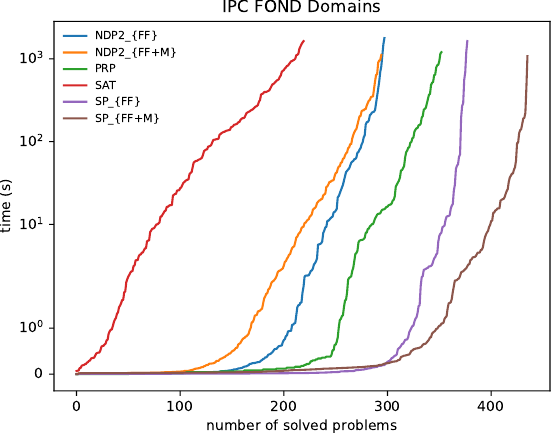

The script that saved this image:
#!/usr/bin/python
## libraries to install
# sudo apt-get install -y python3-pip
# pip3 install pandas

import sys, os

if len(sys.argv) > 1 and \
    ( sys.argv[1] == '-h' or sys.argv[1] == '--help'):
    print("usage: python3 table.py [-o] [-h]")
    print("optional arguments:")
    print("  -h, --help            show this help message and exit")
    exit(1)

from collections import OrderedDict, defaultdict
import pandas as pd
import numpy as np
import matplotlib.pyplot as plt

ex_results = ['SP$_{M}$.csv', 'SP$_{FD}$.csv', 'SP$_{PROBE}$.csv', 'SP$_{LPG-TD}$.csv']
# ex_results = ['PRP.csv', 'NDP2.csv', 'SP.csv', 'SP$_{FD}$.csv', 'SP$_{FF}$.csv', 'SP$_{M}$.csv', 'SP$_{LPG-TD}$.csv']

# load a list of domains (directories)
domains = sorted([d for d in os.listdir(r'.') if os.path.isdir(d) and not d == 'output'])

# store planning time for all problems (only solvables)
planning_time = defaultdict(list)

# read the result of planners in every domain
for domain in domains:
    print(domain)

    for planner in sorted(os.listdir(domain)):
        # ignore dummy files remained from libre office
        if planner.startswith('.~'): continue

        # exclude some files
        if planner in ex_results: continue

        # load the csv file and convert nan to '0'
        df = pd.read_csv(domain+'/'+planner,header=0).fillna(0)
        # print(df)

        # refine the name of the file (planner)
        planner = os.path.splitext(os.path.basename(planner))[0].replace('$','').upper()
        if planner == 'NDP2': planner = 'NDP2_{FF+M}'
        if planner == 'SP': planner = 'SP_{FF+M}'
        # print(planner)

        # append the planning time of solvable problems
        planning_time[planner] += df.loc[df['solvable'] == 1].planning_time.tolist()

fig, ax = plt.subplots()

ax.set(xlabel='number of solved problems', ylabel='time (s)',
       title='IPC FOND Domains')

ax.set_yscale('symlog')

for planner, planning_time in planning_time.items():
    line, = ax.plot(sorted(planning_time))
    line.set_label(planner)

ax.legend(loc='best', frameon=False, fontsize=8)

# plt.gca().invert_yaxis()

fig.savefig('cactus.pdf', bbox_inches='tight')

# crop the output pdf file
os.system('pdfcrop cactus.pdf cactus.pdf')

